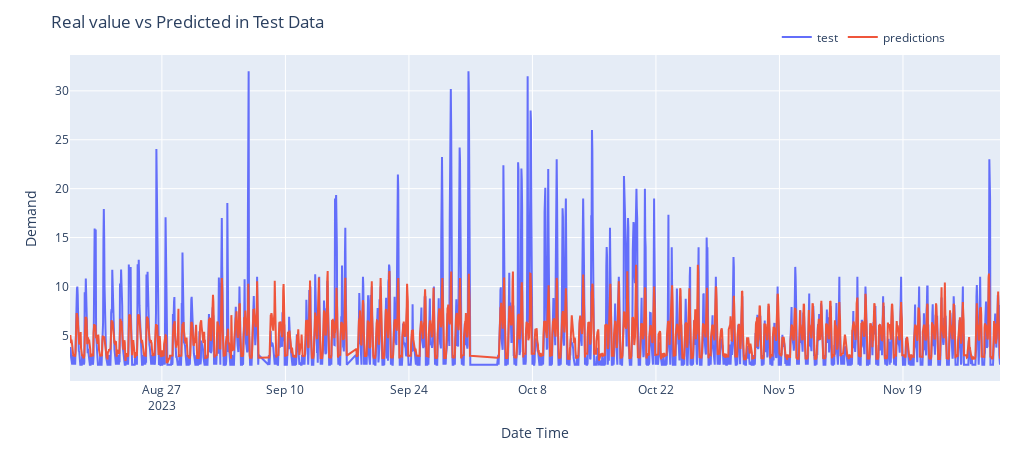

The code cell stored with this chart in its notebook:
### Code cell
plotPredictions(X_test_dates, y_pred, y_test)

### Figure 1 — Plotly figure (JSON) as saved in the notebook; plotly's stock layout.template omitted (floating-point values rounded to 4 significant figures; data arrays with more than 128 entries replaced by an {"elided": "..."} marker saying what was removed)
{"data": [{"mode": "lines", "name": "test", "type": "scatter", "x": {"elided": "2410 str values"}, "y": {"elided": "2410 float values"}}, {"mode": "lines", "name": "predictions", "type": "scatter", "x": {"elided": "2410 str values"}, "y": {"elided": "2410 float values"}}], "layout": {"height": 450, "legend": {"orientation": "h", "x": 0.76, "xanchor": "left", "y": 1.1, "yanchor": "top"}, "margin": {"b": 20, "l": 70, "r": 20, "t": 55}, "title": {"text": "Real value vs Predicted in Test Data"}, "width": 1020, "xaxis": {"title": {"text": "Date Time"}}, "yaxis": {"title": {"text": "Demand"}}}}
